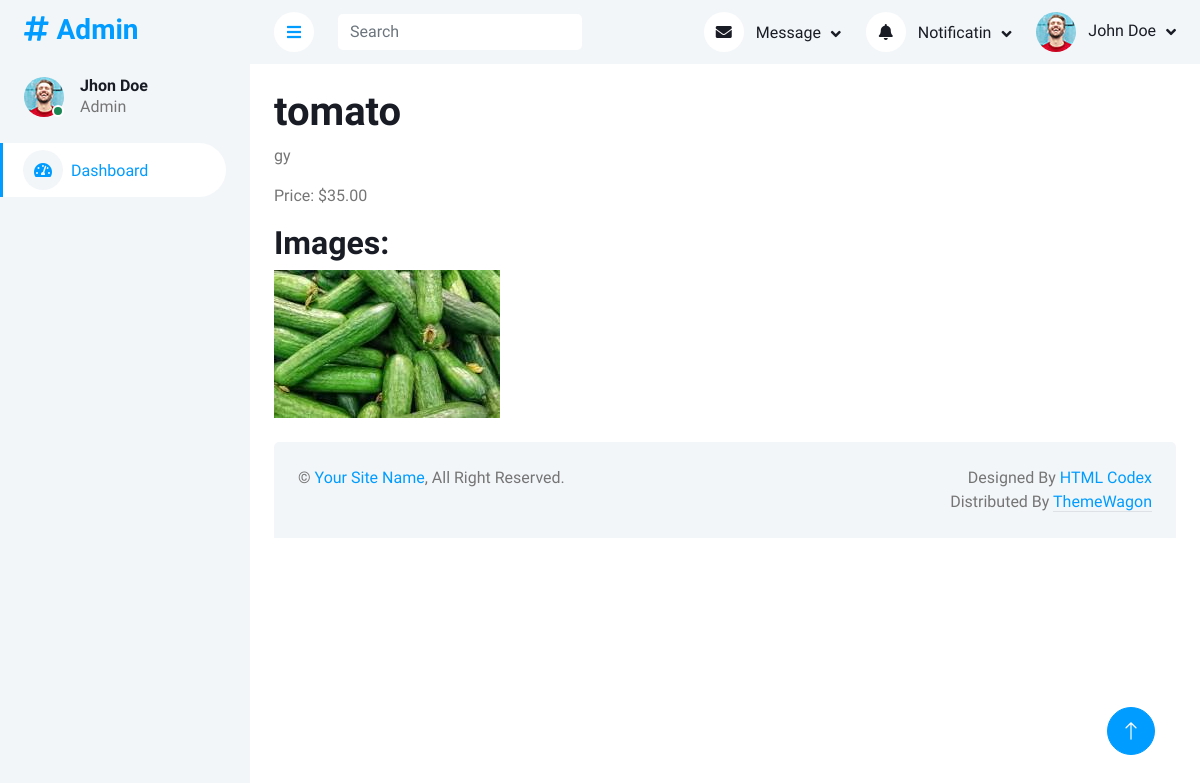
The page /products/product/tomato/ on the database its author committed.
### product_app/models.py (models this page shows, shortened)
class Product(models.Model):
    subcategory = models.ForeignKey(Subcategory, on_delete=models.CASCADE)
    name = models.CharField(max_length=255)
    slug = models.SlugField(max_length=255, unique=True)
    description = models.TextField()
    price = models.DecimalField(max_digits=10, decimal_places=2)
    is_active = models.BooleanField(default=True)
    created_at = models.DateTimeField(auto_now_add=True)
    updated_at = models.DateTimeField(auto_now=True)

class Image(models.Model):
    product = models.ForeignKey(Product, on_delete=models.CASCADE, related_name='images')
    image = models.ImageField(upload_to='products/')

### product_app/views.py (the view)
# urls.py: path('product/<slug:slug>/', views.product_detail, name='product_detail'),
def product_detail(request, slug):
    product = get_object_or_404(Product, slug=slug)
    images = product.images.all()
    reviews = product.reviews.all()
    ratings = product.ratings.all()
    context = {
        'product': product,
        'images': images,
        'reviews': reviews,
        'ratings': ratings,
    }
    return render(request, 'products/product_detail.html', context)

### product_app/templates/products/product_detail.html
{% extends 'base.html' %}
{% block content %}
  <div class="product-detail">
    <h1>{{ product.name }}</h1>
    <p>{{ product.description }}</p>
    <p>Price: ${{ product.price }}</p>
    <h2>Images:</h2>
    <div>
        {% for image in images %}
            <img src="{{ image.image.url }}" alt="Product Image" style="max-width: 300px; max-height: 300px;">
        {% empty %}
            <p>No images available.</p>
        {% endfor %}
    </div>
  </div>
{% endblock %}

### static/admins/css/style.css (style rules this page uses)
:root { --primary: #009CFF; --light: #F3F6F9; --dark: #191C24; }

### rows shown on the page
Product: name "tomato", description "gy", price "35.00"
Image: image (picture)
